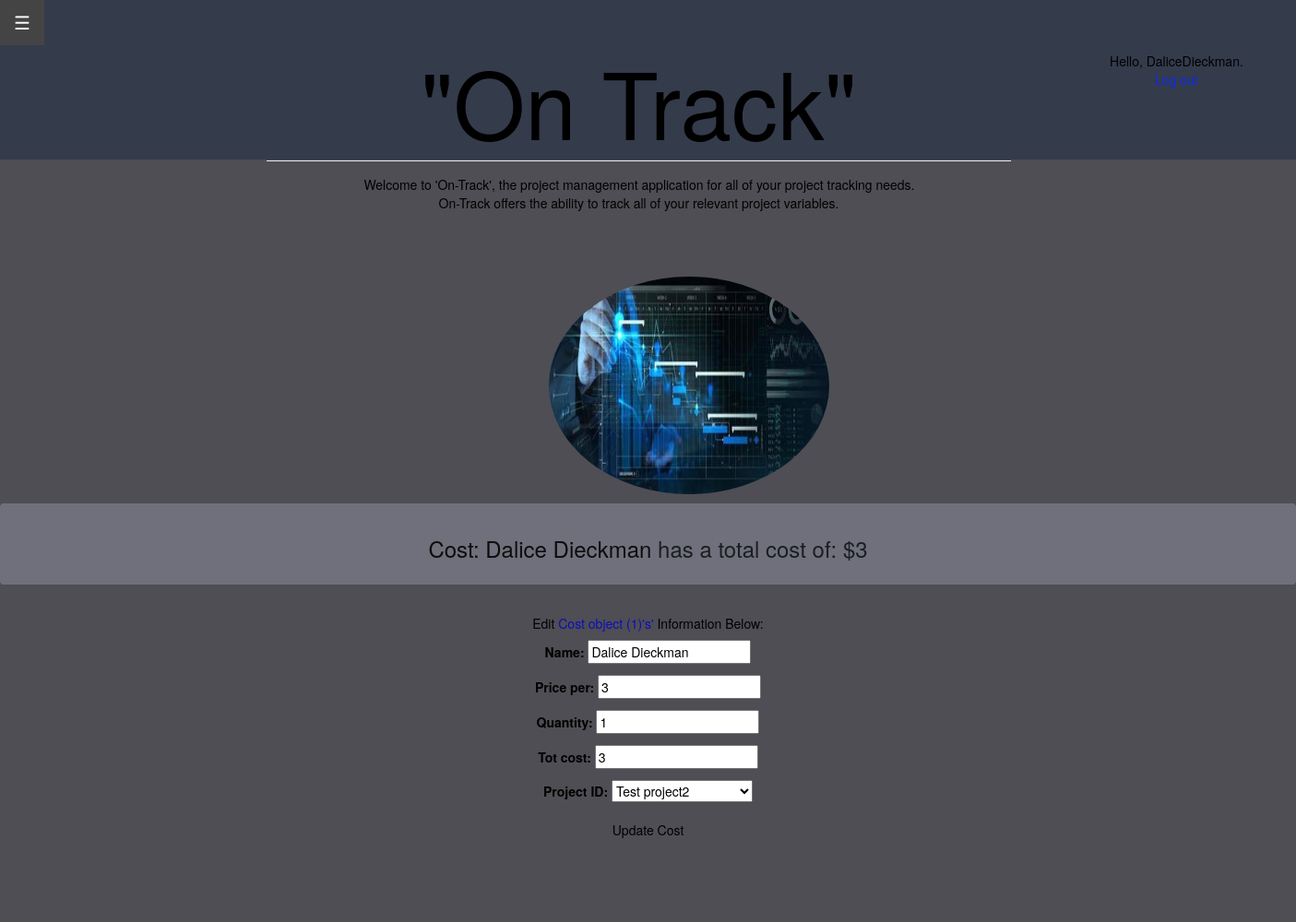
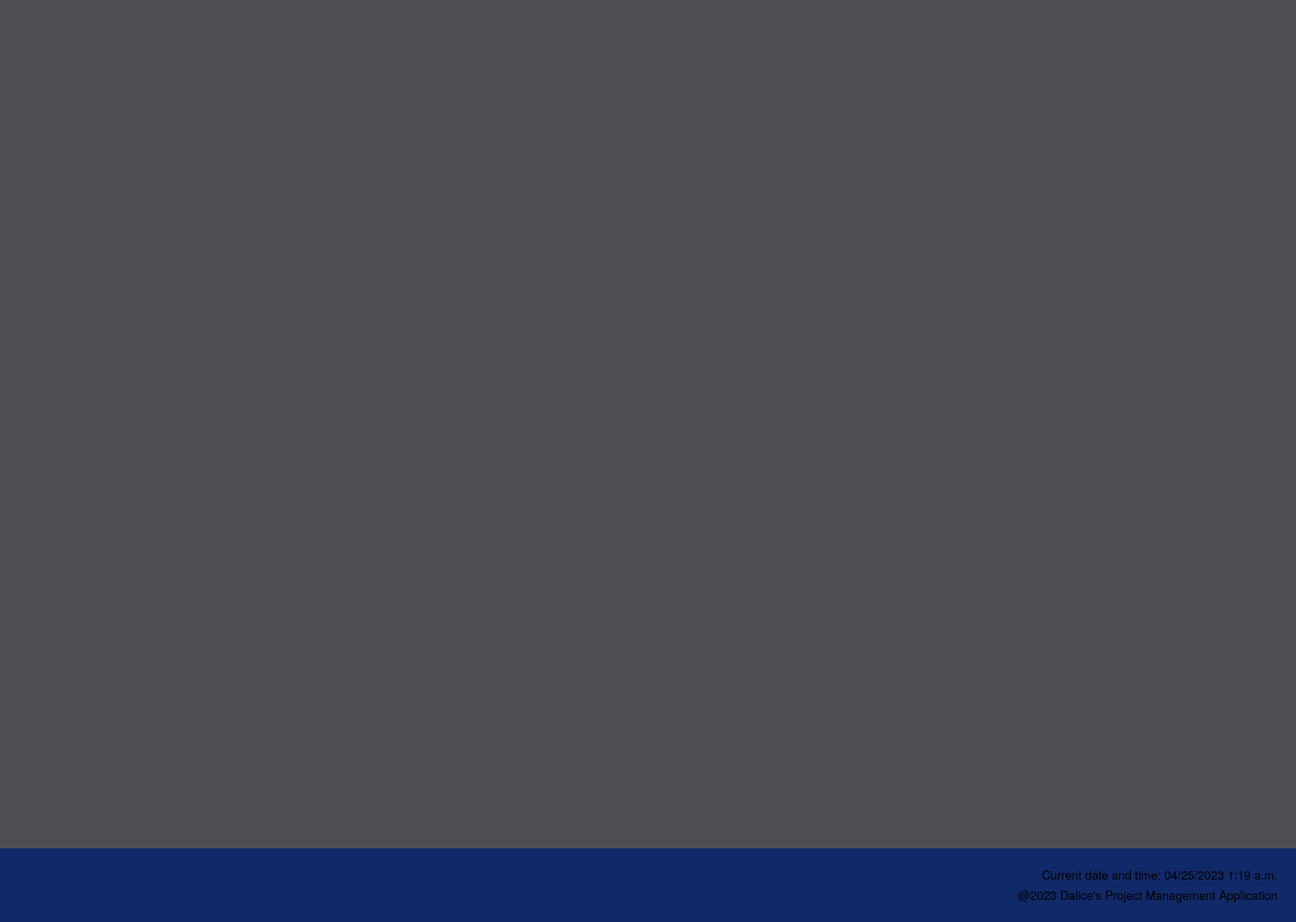
The page /edit_cost/1/ (signed in) on the database its author committed (2 pictures, top to bottom).
### project_app/models.py (models this page shows)
class Cost(models.Model):
    id = models.AutoField(primary_key=True, unique=True)
    name = models.CharField(max_length=100, null=True)
    Price_per = models.IntegerField(null=False)
    quantity = models.IntegerField(null=False)
    tot_cost = models.IntegerField(null=False)
    project_ID = models.ForeignKey(Project, on_delete=models.CASCADE)

### project_app/views.py (the view)
# urls.py: path('edit_cost/<int:cost_ID>/', views.edit_cost, name='edit_cost'),
@login_required
def edit_cost(request, cost_ID):
    cost = Cost.objects.get(id=cost_ID)
    if request.method != 'POST':
        form = CostForm(instance=cost)
    else:
        form = CostForm(instance=cost, data=request.POST)
        if form.is_valid():
            form.save()
            return redirect('project_app:cost', cost_ID=cost.id)
    context = {'cost': cost, 'form': form}
    return render(request, 'project_app/edit_cost.html', context)

### project_app/forms.py
class CostForm(forms.ModelForm):
    class Meta:
        model = Cost
        fields = ['name', 'Price_per', 'quantity', 'tot_cost', 'project_ID']
        labels = {'Enter Cost Name', 'Cost per Unit','How many (qty)', 'Total Cost', 'ID of relevant project'}

### project_app/models.py (called while the page is built)
    def __str__(self):
        return self.project_name

### project_app/templates/project_app/edit_cost.html (shortened to what this page needs)
{% extends 'project_app/base.html' %}
{% block content %}
<body style="background-color:#f6faf7">
<div class="alert alert-dark" role="alert" style="background-color: rgb(111, 112, 124);">
<h3><center><a href="{% url 'project_app:cost' cost.id %}" style="color:#0d0d0d"> Cost: {{ cost.name }} </a> has a total cost of: ${{ cost.tot_cost }}</a><center></h3>
</div>
<div style="padding:5px">
<h5>Edit <span style="color:rgb(13, 13, 190)"> {{cost}}'s' </span>Information Below:</h5>
<form action="{% url 'project_app:edit_cost' cost.id %}" method='post'>
    {{ form.as_p }}
    <button type="submit" class="btn btn-outline-dark" name="submit" style="color: black;">Update Cost</button>
</form>
</div>
</body>
{% endblock content %}

### project_app/templates/project_app/base.html (shortened to what this page needs)
<!DOCTYPE html>
{% load static %}
<html>
    <head>
        <div class="header">
        </div>
        <div class="second-header">
        </div>
        <link rel="stylesheet" href="https://stackpath.bootstrapcdn.com/bootstrap/4.3.1/css/bootstrap.min.css">
        <link rel="stylesheet" href="https://maxcdn.bootstrapcdn.com/bootstrap/3.4.1/css/bootstrap.min.css">
    </head>
    <head>
        <link rel="stylesheet" href="https://maxcdn.bootstrapcdn.com/bootstrap/3.4.1/css/bootstrap.min.css">
    </head>
        <body style="color: black;"></body><br><br>
    <div id="main">
        <button class="openbtn" onclick="openNav()">&#9776; </button>
    </div>
    <body>
        <div style = "text-align: center;">
    <div id="content" name="content" class="main">
        <div class="row justify-content-center">
            <div class="col-8">
                <h1 class = "mt-2" style="font-size: 100px;">"On Track"</h1>
                <hr class = "mt-0 mb-4">
                <p class = "indent"> Welcome to 'On-Track', the project management application for all of your project tracking needs.<br>
                    On-Track offers the ability to track all of your relevant project variables.
                <br>
                <div style="position: absolute; top: 0; right: -250px;" class="btn btn-outline-dark btn-rounded" data-mdb-ripple-color="dark">
                    {% if user.is_authenticated %}
                    <div style="color: #000000;">Hello, {{ user.username }}.</div>
                        <a style="color: #0d29f8;"  href="{% url 'users:logout' %}">Log out</a>
                    {% else %}
                        <a style="color: #0d29f8;" href="{% url 'users:register' %}">Register</a> -
                        <a style="color: #0d29f8;" href="{% url 'users:login' %}">Log in</a>
                    {% endif %}
                </div>
                <br><br><br>
                <div class = "container">
                    <div class = "image-container">
                        {% load static %} <img src = "{% static 'project_app/media/Home_page.jpg'  %}"  class = "img-circle" alt = "AWS Logo" width = "304" height = "236">
                    </div>
                </div>
                </p>
            </div>
        <div id = "content" name = "content" class="main">
        </div>
        </div>
    </div>
    </body>
        <body>
        </body>
        <footer>
            <p class = "p">Current date and time: {% now "SHORT_DATETIME_FORMAT" %} </p>
            <p class = "p">@2023 Dalice's Project Management Application</p>
        </footer>
        </html>
    {% block content %}
  {% endblock content %}

### project_app/templates/project_app/base.html (style rules this page uses)
.header { position: absolute; top: 0; left: 0; width: 100%; height: 2000px; background-color: #4e4e54; color: #fff; text-align: center; padding: 20px; box-sizing: border-box; z-index: -5; }
.second-header { position: absolute; z-index: -3; top: 0; left: 0; background-color:#333a4bea; color: #333; padding: 10px; height: 173px; width: 100%; }
.openbtn { font-size: 20px; cursor: pointer; background-color: #111; color: white; padding: 10px 15px; border: none; }
.main { margin-left:160px; padding: 0px 10px; }
h1 { font-family: 'Times New Roman', Times, serif; font-size: 50px; font-weight: bolder; color: #040404; }
.image-container { float: right; margin: 0 0 0 -225px; }
.container { display: flex; flex-direction: column; }
.indent { text-indent: 1px; }
footer { position: fixed; bottom: 0; width: 100%; height: 80px; background-color: #0c276aea; color: #000000; text-align: right; padding: 20px; position: fixed; left: 0; font-size: small; }
.p { margin-bottom: 0.3em; }

### rows shown on the page
Cost: name "Dalice Dieckman", tot_cost "3", id "Cost object (1)", Price_per "3", quantity "1", project_ID "Test project2"

### other values the page prints
{{ user.username }} "DaliceDieckman"
